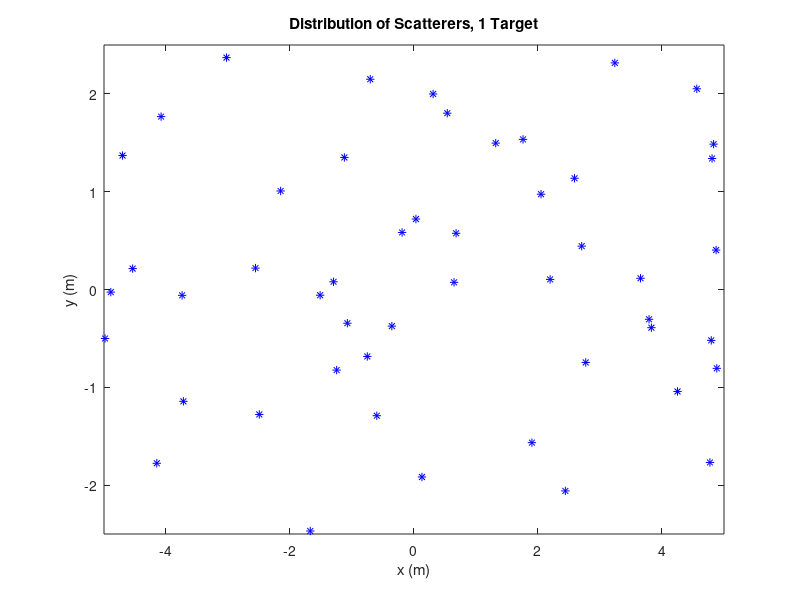
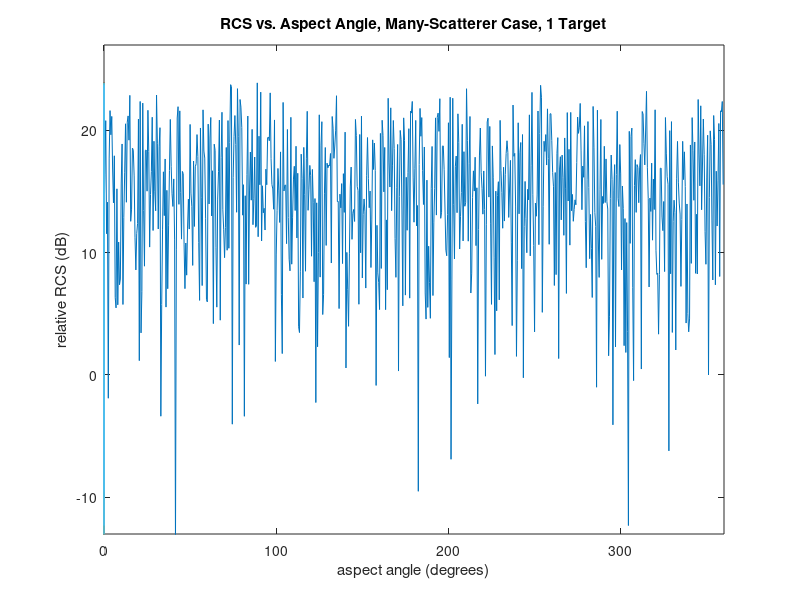
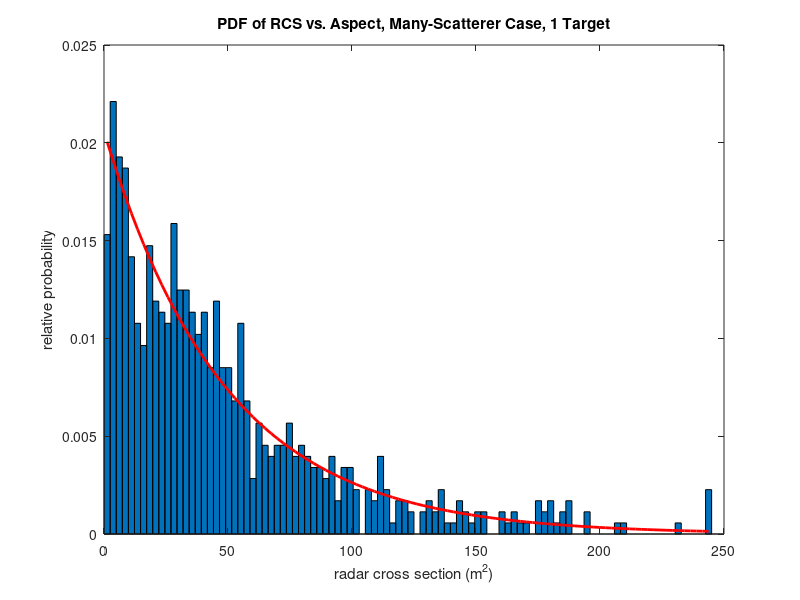
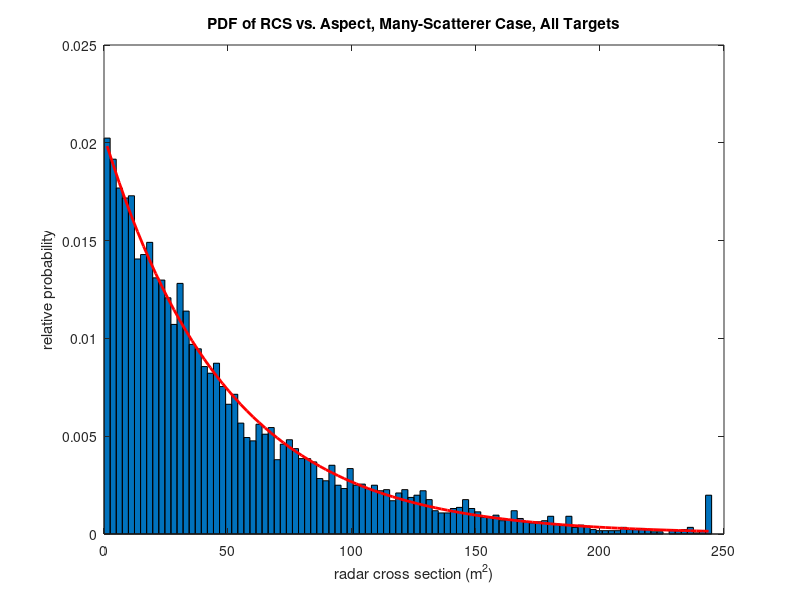

Here is the MATLAB script that generated these plots, in order:
close all
clear
clc

Nt = 10; % number of targets
N = 50; %number of scatteres
z = 1; % RCS of each individual scatter sigma_i = 1 m^2

% 50 point scatters uniformly random distributed in a box +- 5 meters, and 
% +- 2.5 meters in y dimension centered at (x,y) = (0,0), for 10 different 
% targets

figure(1)
x = 10*rand(N,Nt)-5; 
y = 5*rand(N,Nt)-2.5;
plot(x(:,1),y(:,1),'*b')
axis([-5 5 -2.5 2.5]);
xlabel('x (m)');
ylabel('y (m)');
title('Distribution of Scatterers, 1 Target');
saveas(gcf,'Distribution of Scatterers, 1 Target.png');

% Input number of angles and nominal range and frequency
% M=input('Enter # of angles: ');
% R=input('Enter nominal range (m): ');
% f=input('Enter frequency (Hz): ');
M = round(360/0.5); 
R = 10e3; 
f = 10e9;

% Loop over aspect angle to do complex voltage estimates
q = zeros(M); 
echo=zeros(M,Nt); 

% Loop over radar-target aspect angles

for k=1:M
    q(k)=(2*pi/M)*(k-1); % current aspect angle

    % Loop over targets and individual point scatterers
    % each column of 'echo' is a different target

    for r = 1:Nt
        for p=1:N
            phasor=z*exp(j*4*pi*f*norm([x(p,r)-R*cos(q(k)),y(p,r)-R*sin(q(k))])/3e8);
            echo(k,r)=echo(k,r)+phasor;
        end
    end
end

% The magnitude-squared of the total complex echo
% is the RCS to within a constant

RCS = abs(echo).^2;
RCSdB = 10*log10(RCS);

% Plot the dB data for the first target

figure(2)
plot((180/pi)*q,RCSdB(:,1)); 
xlabel('aspect angle (degrees)');
ylabel('relative RCS (dB)');
title('RCS vs. Aspect Angle, Many-Scatterer Case, 1 Target')
axis([0,360,10*log10(N*z)-30,10*log10(N*z)+10]);
saveas(gcf,'RCS vs. Aspect Angle, Many-Scatterer Case, 1 Target.png');

% Compute a 100-bin histogram of the data for each target;
% plot the theoretical exponential distribution as well

density = zeros(100,Nt);
centers = [];
for r = 1:Nt
    if (isempty(centers))
        [count,centers]=hist(RCS(:,r),100);
    else
        [count,centers]=hist(RCS(:,r),centers);
    end
    bin_size = centers(2) - centers(1);
    area = sum(count)*bin_size;
    density(:,r) = count/area;
    figure(3)
    bar(centers,density(:,r),1);
    hold on
    msig = mean(RCS(:,r)); % compute mean of current linear-scale RCS data
    exp_pdf = exp(-centers/msig)/msig; % theoretical pdf on same x-axis values
    
    plot(centers,exp_pdf,'r','LineWidth',2)
    xlabel('radar cross section (m^2)')
    ylabel('relative probability')
    title('PDF of RCS vs. Aspect, Many-Scatterer Case, 1 Target')
    hold off
    pause(0.5)
end
saveas(gcf,'PDF of RCS vs. Aspect, Many-Scatterer Case, 1 Target.png');

% Now average the separate histograms and plot with an overlaid exponential
% based on the mean of all the data for all of the targets

figure(4);
bar(centers,mean(density,2),1);
hold on
msig = mean(RCS(:));  % compute mean of all linear-scale RCS data
exp_pdf = exp(-centers/msig)/msig;  % theoretical pdf on same x-axis values
plot(centers,exp_pdf,'r','LineWidth',2)
xlabel('radar cross section (m^2)')
ylabel('relative probability')
title('PDF of RCS vs. Aspect, Many-Scatterer Case, All Targets')
hold off
saveas(gcf,'PDF of RCS vs. Aspect, Many-Scatterer Case, All Targets.png');

% Now do the variation with frequency

% Input number of angles and nominal range and frequency
% Mf=input('Enter # of frequencies: ');
% f1=input('Enter start frequency (Hz): ');
% df=input('Enter freq step (Hz)');

Mf = 300;
f1 = 10e9;
df = 15e6;
fv = f1+(0:Mf-1)*df;

% Loop over radar frequencies

echof=zeros(Mf,Nt);
for k=1:Mf
    % Loop over targets and individual point scatterers
    % each column of 'echof' is a different target
    for r = 1:Nt
        for p=1:N
            phasor=z*exp(j*4*pi*fv(k)*norm([x(p,r)-R,y(p,r)])/3e8);
            echof(k,r)=echof(k,r)+phasor;
        end
    end
end

% The magnitude-squared of the total complex echo
% is the RCS to within a constant

RCSf=abs(echof).^2;
RCSfdB=10*log10(RCSf);

% Plot the dB data for the first target as an example

figure(5)
plot(fv,RCSfdB(:,1)); xlabel('RF frequency (Hz)');
ylabel('relative RCS (dB)');
title('RCS vs. RF Frequency, Many-Scatterer Case, 1 Target')
axis([10e9,14.5e9,10*log10(N*z)-30,10*log10(N*z)+10]);
saveas(gcf,'RCS vs. RF Frequency, Many-Scatterer Case, 1 Target.png');


% Compute a 100-bin histogram of the data for each target;
% plot the theoretical exponential distribution as well

densityf = zeros(100,Nt);
centersf = [];
for r = 1:Nt
    if (isempty(centersf))
        [countf,centersf]=hist(RCSf(:,r),100);
    else
        [countf,centersf]=hist(RCSf(:,r),centersf);
    end
    bin_sizef = centersf(2)-centersf(1);
    areaf = sum(countf)*bin_sizef;
    densityf(:,r) = countf/areaf;
    % Plot the histogram of the data for a single target, and an overlaid
    % exponential for that target, based only on that target's data
        figure(6);
        bar(centersf,densityf(:,r),1);
        hold on
        msigf=mean(RCSf(:,r)); % compute mean of current linear-scale RCS data
        exp_pdf = exp(-centersf/msigf)/msigf; % theoretical pdf on same x-axis values
        
        plot(centersf,exp_pdf,'r','LineWidth',2)
        xlabel('radar cross section (m^2)')
        ylabel('relative probability')
        title('PDF of RCS vs. RF, Many-Scatterer Case, 1 Target')
        hold off
        pause(0.5)
end
saveas(gcf,'PDF of RCS vs. RF, Many-Scatterer Case, 1 Target.png');

% Now average the separate histograms and plot with an overlaid exponential
% based on the mean of all the data for all of the targets

figure(7);
bar(centersf,mean(densityf,2),1);
hold on
msigf=mean(RCSf(:));  % compute mean of all linear-scale RCS data
exp_pdf = exp(-centersf/msigf)/msigf;  % theoretical pdf on same x-axis values
plot(centersf,exp_pdf,'r','LineWidth',2)
xlabel('radar cross section (m^2)')
ylabel('relative probability')
title('PDF of RCS vs. RF, Many-Scatterer Case, All Targets')
hold off
saveas(gcf,'PDF of RCS vs. RF, Many-Scatterer Case, All Targets.png');
